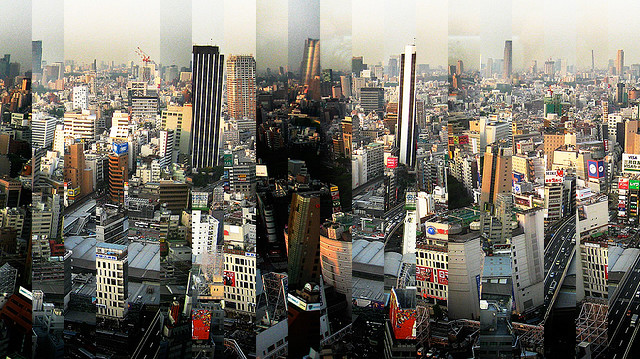
#> input picture TokyoPanoramaShredded.png, 640 x 359 px
$ python unshredder.py   (Python 2 division)
#> lines starting #> are read from the running program, lines starting #| are printed output that depends on the picture
#!/usr/bin/env python

# Copyright 2011 Tom Offermann <tom@micheleandtom.com>
#
# Answering the Instagram Engineering Challenge: The Unshredder.
#
# This script opens the shredded `TokyoPanoramaShredded.png` image,
# unshreds it, and saves the good-as-the-original image as `unshredded.jpg`.

from collections import deque
from PIL import Image

# Globals
INPUT = 'TokyoPanoramaShredded.png'
OUTPUT = 'unshredded.jpg'

class Shred(object):
    """Represent a shred of a complete image."""
    def __init__(self, image):
        self.image = image
        self.width = image.size[0]
        self.height = image.size[1]
        self.data = image.load()
        # A stripe is multiple 1 pixel cols, averaged together
        self.left_stripe = self._stripe(0, 4)
        self.right_stripe = self._stripe(self.width - 4, 4)

    def _column(self, x):
        """
        Return list of pixels along x coordinate, where y coordinate
        ranges from 0 to image height.

        """
        pixels = []
        for y in range(self.height):
            p = self.data[x, y]
            pixels.append(p)
        return pixels

    def _stripe(self, start_pixel, num_pixels):
        """
        Get lists of pixels along multiple x coordinates.  Average
        the pixels that have the same y coordinate.

        Return list of avg pixel values, where y coordinate ranges
        from 0 to image height.

        """
        cols = []     # list of lists of 1-pixel columns
        for n in range(num_pixels):
            cols.append(self._column(start_pixel + n))
        stripe = []
        avg = ()
        for pixels in zip(*cols):
            r = g = b = 0
            for p in pixels:
                r += p[0]
                g += p[1]
                b += p[2]
            col_count = len(pixels)
            avg = (float(r/col_count), float(g/col_count),
                   float(b/col_count), 255)
            stripe.append(avg)
        return stripe

    def dump(self):
        """Dump for debugging."""
        print "(%s, %s)" % (self.width, self.height)
        self.image.show()

def split(image):
    """
    Split image into dict of Shred objects.
        Key: leftmost x coordinate
        Value: Shred object

    """
    shred_width = 32
    image_width, image_height = image.size
    shreds = {}
    for x in range(0, image_width, shred_width):
        img = image.crop((x, 0, shred_width + x, image_height))
        s = Shred(img)
        shreds[x] = s
    return shreds

def score(stripe1, stripe2):
    """
    For each pair of pixels in 2 stripes, find the absolute value of the
    differences between the RGB values.  Sum for every pixel pair.

    The lower the sum, the more closely the stripes match.
    (0 is perfect match.)

    Return score.

    """
    scr = 0
    count = 0
    for p1, p2 in zip(stripe1, stripe2):
        r = abs(p1[0] - p2[0])
        g = abs(p1[1] - p2[1])
        b = abs(p1[2] - p2[2])
        scr += r + g + b
    return scr

def best_match(unscram, scram):
    """
    Match the leftmost and rightmost stripes of unscram with every Shred
    in scram to find the best match.

    unscram is a deque of Shreds.
    scram is a dict of Shreds.

    scores is dict:
        key = 2-tuple of key of scram and unscram side it is matching
        value = score

    Return:
        the index of the best match
        side of the unscram deque to which the best match should be added.

    """
    leftmost = unscram[0].left_stripe
    rightmost = unscram[-1].right_stripe
    scores = {}
    for k, v in scram.items():
        scores[(k, 'left')] = score(leftmost, v.right_stripe)
        scores[(k, 'right')] = score(rightmost, v.left_stripe)
    match_shred = min(scores, key=scores.get)
    return match_shred[0], match_shred[1]

def unshred(shreds_dict):
    """
    The unshredded image begins as a single Shred from shreds_dict. Next,
    find the Shred that best matches one of the edges of the unshredded
    image, append it to unshredded, and delete it from shreds_dict.

    Loop until all Shreds from shreds_dict have been added to image.

    Return the ordered deque of shreds.

    """
    scram = shreds_dict
    unscram = deque([scram[0]])
    del scram[0]
    while scram:
        key, side = best_match(unscram, scram)
        if side == 'left':
            unscram.appendleft(scram[key])
        elif side == 'right':
            unscram.append(scram[key])
        del scram[key]
    return unscram

def glue(shreds):
    """Transform ordered list of Shreds into new Image."""
    width = sum([s.width for s in shreds])
    height = shreds[0].height
    img = Image.new("RGBA", (width, height))
    x_dest = 0                # x coordinate of insertion point.
    for s in shreds:
        img.paste(s.image, (x_dest, 0))
        x_dest += s.width     # Move insertion point for next shred.
    return img

def main():
    global INPUT, OUTPUT
    shredded = Image.open(INPUT)
#> shredded is the input picture: PIL image 640x359 RGBA; mean R, G, B, A 118.7, 114.3, 104.7, 255
    shreds = split(shredded)
#> the loop in split, `for x in range(0, image_width, shred_width):` made 20 passes
#> pass 1, in split, `img = image.crop((x, 0, shred_width + x, image_height))`:
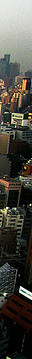
#> img: PIL image 32x359 RGBA; mean R, G, B, A 73.8, 72.2, 64.4, 255
#> pass 2, in split, `img = image.crop((x, 0, shred_width + x, image_height))`:
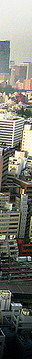
#> img: PIL image 32x359 RGBA; mean R, G, B, A 118.3, 119, 110.3, 255
#> pass 3, in split, `img = image.crop((x, 0, shred_width + x, image_height))`:
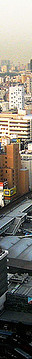
#> img: PIL image 32x359 RGBA; mean R, G, B, A 127.1, 122.6, 113, 255
#> after the loop in split, `for x in range(0, image_width, shred_width):`:
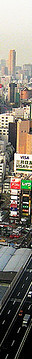
#> img: PIL image 32x359 RGBA; mean R, G, B, A 126.8, 121.9, 111.7, 255
#> after the loop in split, `for x in range(0, image_width, shred_width):`: shreds = 20 items
#> shreds = 20 items
    un_deque = unshred(shreds)
#> the loop in unshred, `while scram:` made 19 passes
#> (match_shred in best_match, key, side) on passes 1 to 10: ((288, 'right'), 288, 'right'), ((160, 'left'), 160, 'left'), ((32, 'left'), 32, 'left'), ((480, 'left'), 480, 'left'), ((192, 'left'), 192, 'left'), ((384, 'left'), 384, 'left'), ((544, 'left'), 544, 'left'), ((608, 'left'), 608, 'left'), ((128, 'left'), 128, 'left'), ((352, 'left'), 352, 'left')
    unshredded = glue(un_deque)
#> in glue, `img = Image.new("RGBA", (width, height))`: img: PIL image 640x359 RGBA; every value is 0
#> after the loop in glue, `for s in shreds:`:
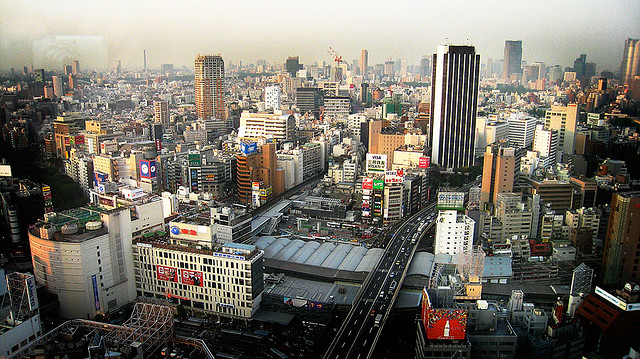
#> img: PIL image 640x359 RGBA; mean R, G, B, A 118.7, 114.3, 104.7, 255
#> after the loop in glue, `for s in shreds:`:
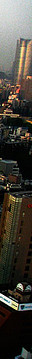
#> s.image: PIL image 32x359 RGBA; mean R, G, B, A 68.8, 64.8, 56.8, 255
    unshredded.show()
    unshredded.save(OUTPUT, "JPEG")

if __name__ == '__main__':
    main()
